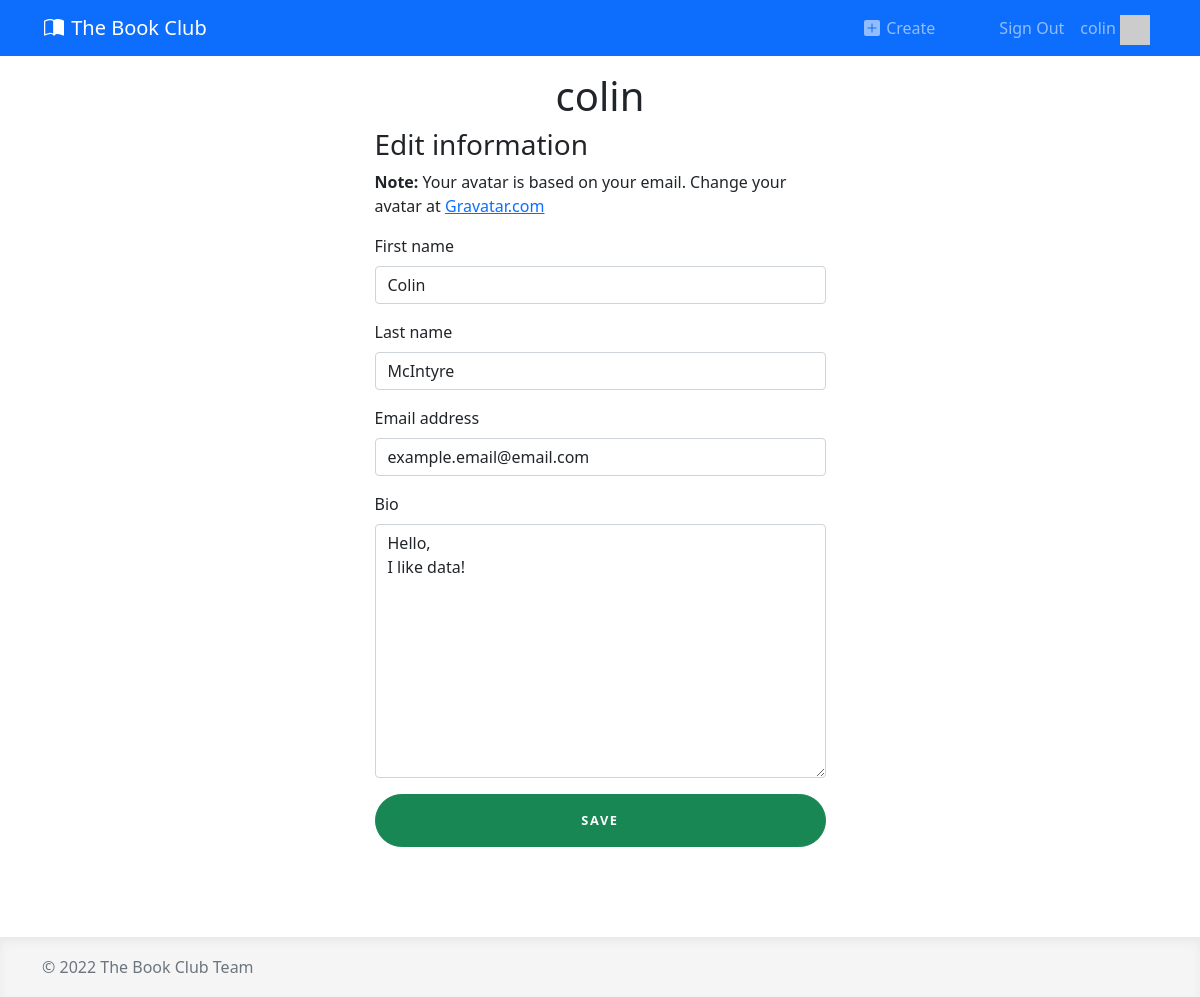
The app's page /account/edit-profile/ (signed in) with its own data.
### apps/accounts/models.py (models this page shows)
class User(AbstractUser):
    bio = models.TextField()
    def gravatar(self, size=None):
        GRAVATAR_URL = 'https://gravatar.com/avatar/%s?d=identicon%s'
        email = str(self.email).strip().lower()
        digest = hashlib.md5(email.encode('utf-8')).hexdigest()
        if size:
            size_str = '&s=%i' % size
        else:
            size_str = ''
        return GRAVATAR_URL % (digest, size_str)

### apps/accounts/views.py (the view)
# urls.py: path('edit-profile/', views.edit_profile, name='edit_profile'),
@login_required
def edit_profile(request):
    if request.method == 'POST':
        form = UserEditForm(request.POST, instance=request.user)
        if form.is_valid():
            form.save()
            return redirect('home')
    else:
        form = UserEditForm(instance=request.user)
    context = {
        'form': form,
    }
    return render(request, 'accounts/edit_profile.html', context)

### apps/accounts/forms.py
class UserEditForm(forms.ModelForm):
    class Meta:
        model = User
        fields = (
            'first_name',
            'last_name',
            'email',
            'bio',
        )

### apps/accounts/templates/accounts/edit_profile.html (shortened to what this page needs)
{% extends 'base.html' %}
{% load django_bootstrap5 %}
{% block content %}
<div class="row">
    <div class="col-sm-9 col-md-7 col-lg-5 mx-auto">
        <h1 class="text-center">{{ request.user }}</h1>
        <h3>Edit information</h3>
        <p><strong>Note:</strong> Your avatar is based on your email. Change
        your avatar at <a href="https://en.gravatar.com/">Gravatar.com</a></p>
        <form class="d-grid form-signin" method="POST">
            {% bootstrap_form form %}
            <button class="btn btn-lg btn-success text-uppercase">Save</button>
        </form>
    </div>
</div>
{% endblock %}

### apps/core/holding-zone/templates/snippets/navbar.html (shortened to what this page needs)
<nav class="navbar navbar-expand-md navbar-dark bg-primary text-light">
    <div class="container">
        <a class="navbar-brand" href="/">
            The Book Club
        </a>
        <div class="collapse navbar-collapse" id="navbarSupportedContent">
            <ul class="navbar-nav ms-auto">
                {% if request.user.is_authenticated %}
                    <li class="nav-item me-5">
                        <a href="/list/create/" class="nav-link">
                            Create
                        </a>
                    </li>
                    <li class="nav-item">
                        <a class="nav-link" href="{% url 'logout' %}" >Sign Out</a>
                    </li>
                    <li class="nav-item">
                        <a class="nav-link" href="{% url 'view_profile' request.user %}" >
                            {{ request.user }}
                            <img src="{{ user.gravatar }}" class="navbar-avatar" />
                        </a>
                    </li>
                {% endif %}
            </ul>
        </div>
    </div>
</nav>

### apps/core/static/css/signinform.css (style rules this page uses)
.form-signin { width: 100%; }
.form-signin .btn { font-size: 80%; border-radius: 5rem; letter-spacing: .1rem; font-weight: bold; padding: 1rem; transition: all 0.2s; }

### apps/core/static/css/custom.css (style rules this page uses)
html { position: relative; min-height: 100%; }
body { margin-bottom: 150px; }
.navbar-avatar { height: 30px; margin-top: -10px; margin-bottom: -10px; }

### records on screen
User: user "colin", first_name "Colin", last_name "McIntyre", email "example.email@email.com", bio "Hello, I like data!"
